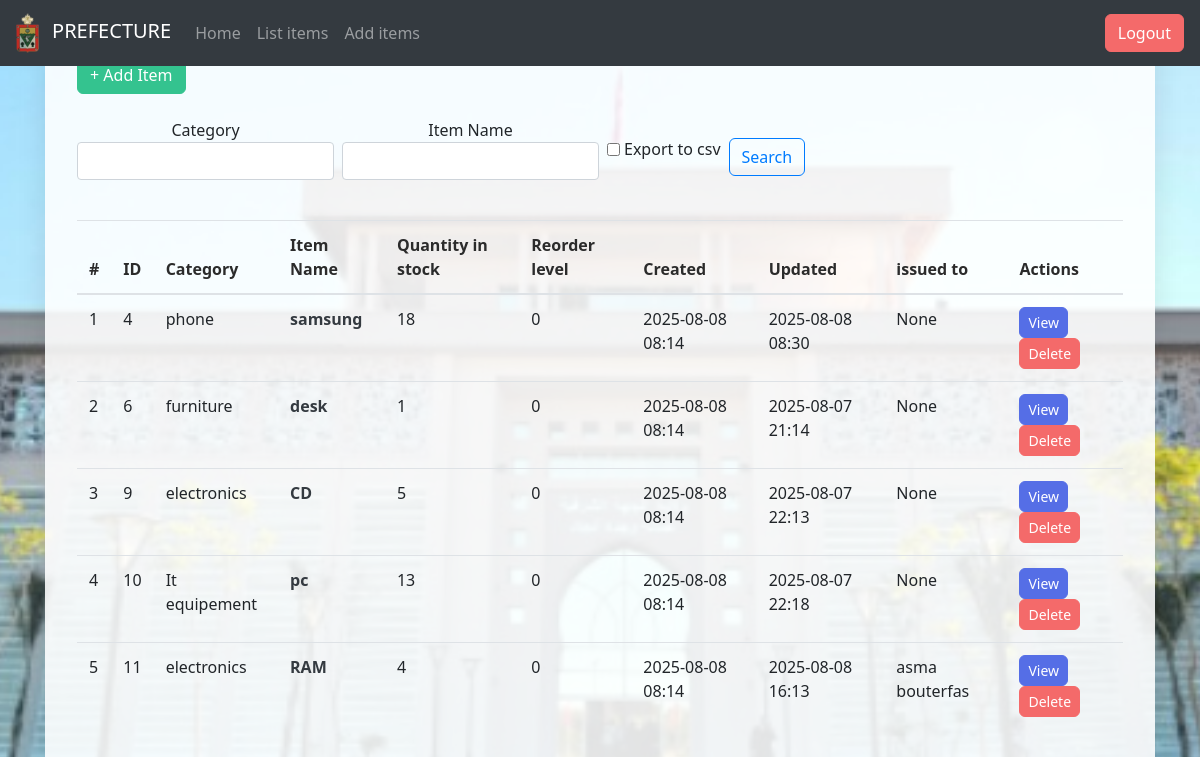
The app's page /list_items/ (signed in) with its own data.
### main/models.py (models this page shows, shortened)
class Stock(models.Model):
    category = models.ForeignKey(Category, on_delete=models.CASCADE, null=True, blank=True)
    item_name = models.CharField(max_length=50, blank=True, null=True)
    quantity = models.IntegerField(default=0, blank=True, null=True)
    receive_quantity = models.IntegerField(default=0, blank=True, null=True)
    receive_by = models.CharField(max_length=50, blank=True, null=True)
    issue_quantity = models.IntegerField(default=0, blank=True, null=True)
    issue_by = models.CharField(max_length=50, blank=True, null=True)
    issue_to = models.CharField(max_length=50, blank=True, null=True)
    phone_number = models.CharField(max_length=50, blank=True, null=True)
    created_by = models.CharField(max_length=50, blank=True, null=True)
    reorder_level = models.IntegerField(default=0, blank=True, null=True)
    last_updated = models.DateTimeField(auto_now_add=False, auto_now=True)
    timestamp = models.DateTimeField(auto_now_add=True, auto_now=False)
    Date = models.DateTimeField(auto_now_add=False, auto_now=False, null=True, blank=False)
    export_to_CSV = models.BooleanField(default=False)
    class Meta:
        verbose_name_plural = "Stock Items"
        ordering = ['-timestamp']

class Category(models.Model):
    name = models.CharField(max_length=100)
    def __str__(self):
        return self.name
    class Meta:
        verbose_name_plural = "Categories"

### main/views.py (the view, shortened to what this page needs)
# urls.py: path('list_items/', views.list_items, name='list_items'),
@login_required(login_url='login')
@never_cache
def list_items(request):
    title = 'LIST OF ITEMS'
    form = StockSearchForm(request.POST or None)
    queryset = Stock.objects.all()
    context = {
        "title": title,
        "form": form,
        "queryset": queryset,
    }
    return render(request, "list_items.html", context)

### main/forms.py
class StockSearchForm(forms.Form):
    category = forms.CharField(required=False, label="Category")
    item_name = forms.CharField(required=False, label="Item Name")
    export_to_CSV = forms.BooleanField(required=False)

### main/templates/list_items.html (shortened to what this page needs)
{% load static %}
{% load crispy_forms_tags %}
<!DOCTYPE html>
<html lang="en">
<head>
  <link href="{% static 'css/bootstrap.min.css' %}" rel="stylesheet">
</head>
<body>
{% include 'navbar.html' %}
<main class="container py-4">
  <div class="overlay">
    <div class="d-flex justify-content-between align-items-center mb-4">
      <a href="{% url 'add_items' %}" class="btn btn-success">+ Add Item</a>
    </div>
    <form method="POST" class="form-inline mb-4">
      {{ form|crispy }}
      <button type="submit" class="btn btn-outline-primary">Search</button>
    </form>
    <table class="table table-hover">
      <thead>
        <tr>
          <th>#</th>
          <th>ID</th>
          <th>Category</th>
          <th>Item Name</th>
          <th>Quantity in stock</th>
          <th>Reorder level</th>
          <th>Created</th>
          <th>Updated</th>
          <th>issued to</th>
          <th>Actions</th>
        </tr>
      </thead>
      <tbody>
        {% for instance in queryset %}
          <tr>
            <td>{{ forloop.counter }}</td>
            <td>{{ instance.id }}</td>
            <td>{{ instance.category }}</td>
            <td>
              <a href="{% url 'update_items' instance.id %}" class="text-dark font-weight-bold">
                {{ instance.item_name }}
              </a>
            </td>
            <td {% if instance.quantity <= instance.reorder_level %} style="background-color: red;" {% endif %}>
              {{ instance.quantity }}
            </td>
            <td>{{ instance.reorder_level }}</td>
            <td>{{ instance.timestamp|date:"Y-m-d H:i"|default:"Never" }}</td>
            <td>{{ instance.last_updated|date:"Y-m-d H:i"|default:"Never" }}</td>
            <td>{{ instance.issue_to }}</td>
            <td>
              <a href="{% url 'stock_detail' instance.id %}" class="btn btn-sm btn-info">View</a>
              <a href="{% url 'delete_items' instance.id %}" class="btn btn-sm btn-danger">Delete</a>
            </td>
          </tr>
        {% empty %}
          <tr>
            <td colspan="9" class="text-center text-muted">No items found.</td>
          </tr>
        {% endfor %}
      </tbody>
    </table>
  </div>
</main>
</body>
</html>

### main/templates/navbar.html (shortened to what this page needs)
{% load static %}
<nav class="navbar navbar-expand-md navbar-dark fixed-top bg-dark">
  <a class="navbar-brand" href="#">
    <img src="{% static 'images/logo.png' %}" alt="Logo Prefecture"
         style="height: 40px; margin-right: 8px; vertical-align: middle;">
    PREFECTURE
  </a>
  <div class="collapse navbar-collapse" id="navbarCollapse">
    <ul class="navbar-nav mr-auto">
      <li class="nav-item">
        <a class="nav-link" href="{% url 'home' %}">Home</a>
      </li>
      <li class="nav-item">
        <a class="nav-link" href="/list_items">List items</a>
      </li>
      <li class="nav-item">
        <a class="nav-link" href="/add_items">Add items</a>
      </li>
     </ul>
       {% if user.is_authenticated %}
   <form method="post" action="{% url 'logout' %}" style="display: inline;">
    <button type="submit" class="btn btn-danger">Logout</button>
   </form>
    {% else %}
   <a href="{% url 'login' %}" class="btn btn-primary">Login</a>
    {% endif %}
  </div>
</nav>

### records on screen
Stock: id "4", category "phone", item_name "samsung", quantity "18", reorder_level "0", timestamp "2025-08-08 08:14", last_updated "2025-08-08 08:30", issue_to "None"
Stock: id "6", category "furniture", item_name "desk", quantity "1", reorder_level "0", timestamp "2025-08-08 08:14", last_updated "2025-08-07 21:14", issue_to "None"
Stock: id "9", category "electronics", item_name "CD", quantity "5", reorder_level "0", timestamp "2025-08-08 08:14", last_updated "2025-08-07 22:13", issue_to "None"
Stock: id "10", category "It equipement", item_name "pc", quantity "13", reorder_level "0", timestamp "2025-08-08 08:14", last_updated "2025-08-07 22:18", issue_to "None"
Stock: id "11", category "electronics", item_name "RAM", quantity "4", reorder_level "0", timestamp "2025-08-08 08:14", last_updated "2025-08-08 16:13", issue_to "asma bouterfas"
